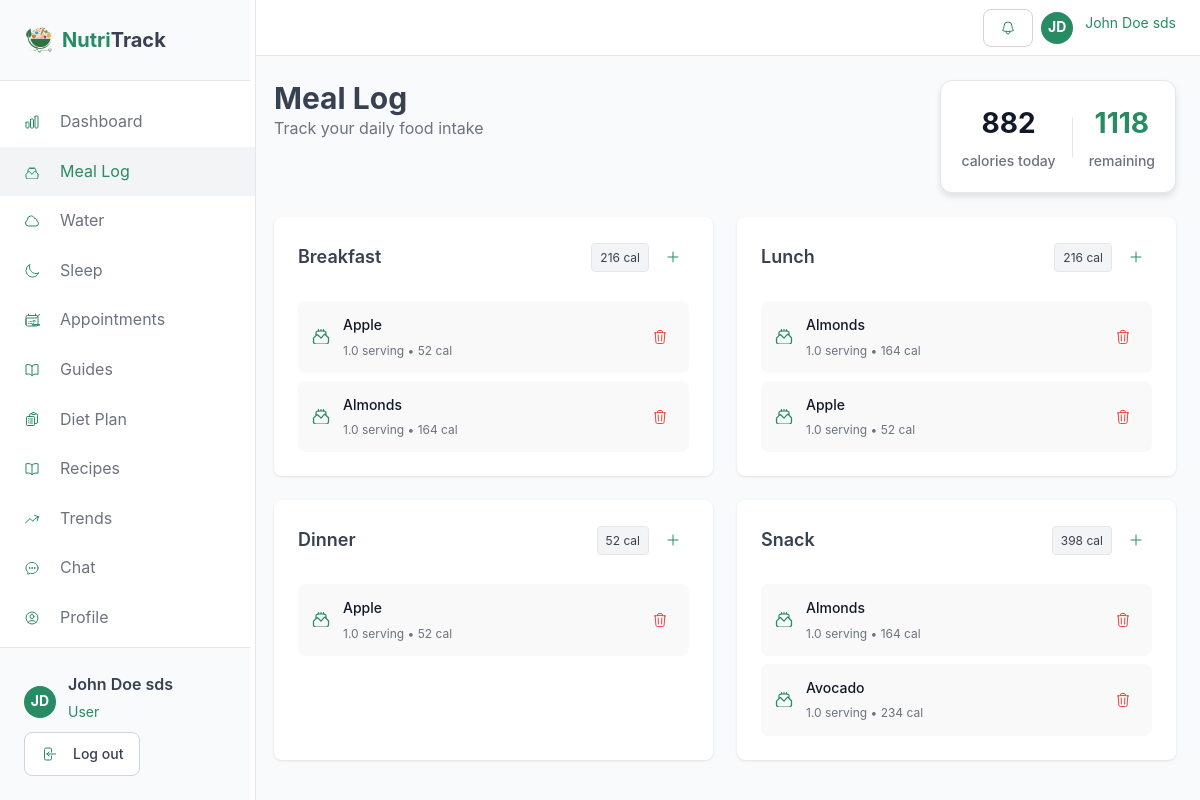
Page /user/meals.php (signed in) on the committed database.
### tables this page shows
CREATE TABLE `users` (
  `id` int(11) NOT NULL,
  `name` varchar(100) NOT NULL,
  `email` varchar(100) NOT NULL,
  `password` varchar(255) NOT NULL,
  `phone` varchar(20) DEFAULT NULL,
  `role` enum('user','nutritionist','admin') NOT NULL DEFAULT 'user',
  `status` enum('active','pending','inactive') NOT NULL DEFAULT 'pending',
  `weight` decimal(5,2) DEFAULT NULL,
  `height` decimal(5,2) DEFAULT NULL,
  `age` int(11) DEFAULT NULL,
  `goal` enum('weight_loss','maintain','gain_weight','build_muscle') DEFAULT NULL,
  `health_conditions` text DEFAULT NULL,
  `specialty` varchar(100) DEFAULT NULL,
  `bio` text DEFAULT NULL,
  `rating` decimal(3,2) DEFAULT NULL,
  `nutritionist_id` int(11) DEFAULT NULL,
  `created_at` timestamp NOT NULL DEFAULT current_timestamp(),
  `updated_at` timestamp NOT NULL DEFAULT current_timestamp() ON UPDATE current_timestamp(),
  `profile_image` varchar(255) DEFAULT NULL
);

CREATE TABLE `diet_plans` (
  `id` int(11) NOT NULL,
  `user_id` int(11) NOT NULL,
  `nutritionist_id` int(11) NOT NULL,
  `name` varchar(100) NOT NULL,
  `description` text DEFAULT NULL,
  `daily_calories` int(11) DEFAULT NULL,
  `protein_goal` int(11) DEFAULT NULL,
  `carbs_goal` int(11) DEFAULT NULL,
  `fat_goal` int(11) DEFAULT NULL,
  `duration_weeks` int(11) DEFAULT NULL,
  `start_date` date DEFAULT NULL,
  `status` enum('active','completed','cancelled') DEFAULT 'active',
  `created_at` timestamp NOT NULL DEFAULT current_timestamp()
);

CREATE TABLE `meal_logs` (
  `id` int(11) NOT NULL,
  `user_id` int(11) NOT NULL,
  `food_id` int(11) NOT NULL,
  `meal_type` enum('breakfast','lunch','dinner','snack') NOT NULL,
  `servings` decimal(3,1) NOT NULL DEFAULT 1.0,
  `log_date` date NOT NULL,
  `created_at` timestamp NOT NULL DEFAULT current_timestamp()
);

CREATE TABLE `foods` (
  `id` int(11) NOT NULL,
  `name` varchar(100) NOT NULL,
  `description` varchar(255) DEFAULT NULL,
  `category_id` int(11) NOT NULL,
  `calories` int(11) NOT NULL DEFAULT 0,
  `protein` decimal(5,2) DEFAULT 0.00,
  `carbs` decimal(5,2) DEFAULT 0.00,
  `fat` decimal(5,2) DEFAULT 0.00,
  `created_at` timestamp NOT NULL DEFAULT current_timestamp()
);

### user/meals.php (the view, shortened to what this page needs)
<?php
require_once '../includes/session.php';
$user = getCurrentUser();
$db = getDB();
$today = date('Y-m-d');
$stmt = $db->prepare("SELECT ml.*, f.name as food_name, f.calories, f.protein, f.carbs, f.fat
                      FROM meal_logs ml
                      JOIN foods f ON ml.food_id = f.id
                      WHERE ml.user_id = ? AND ml.log_date = ?
                      ORDER BY FIELD(ml.meal_type, 'breakfast', 'lunch', 'dinner', 'snack'), ml.created_at");
$stmt->execute([$user['id'], $today]);
$mealLogs = $stmt->fetchAll();
$meals = ['breakfast' => [], 'lunch' => [], 'dinner' => [], 'snack' => []];
$totalCalories = 0;
foreach ($mealLogs as $log) {
    $meals[$log['meal_type']][] = $log;
    $totalCalories += $log['calories'] * $log['servings'];
}
$stmt = $db->prepare("SELECT daily_calories FROM diet_plans WHERE user_id = ? AND status = 'active' ORDER BY created_at DESC LIMIT 1");
$stmt->execute([$user['id']]);
$plan = $stmt->fetch();
$calorieGoal = $plan ? $plan['daily_calories'] : 2000;
function getMealCalories($mealItems) {
    $total = 0;
    foreach ($mealItems as $item) {
        $total += $item['calories'] * $item['servings'];
    }
    return $total;
}
include 'header.php';
?>
<div class="space-y-6">
    <div class="page-header">
        <div>
            <h1 class="text-3xl font-bold">Meal Log</h1>
            <p class="text-muted-foreground">Track your daily food intake</p>
        </div>
        <div class="calories-summary">
            <div class="summary-item">
                <p class="summary-value" id="totalCalories"><?php echo $totalCalories; ?></p>
                <p class="summary-label">calories today</p>
            </div>
            <div class="summary-item">
                <p class="summary-value positive" id="remainingCalories"><?php echo $calorieGoal - $totalCalories; ?></p>
                <p class="summary-label">remaining</p>
            </div>
        </div>
    </div>
    <div class="grid sm:grid-cols-2 gap-6">
        <?php foreach ($meals as $mealType => $items): ?>
            <div class="card">
                <div class="card-header">
                    <div class="meal-header">
                        <h3 class="meal-type"><?php echo ucfirst($mealType); ?></h3>
                        <div class="meal-actions">
                            <span class="meal-calories-badge"><?php echo getMealCalories($items); ?> cal</span>
                            <button class="btn-add-meal" onclick="quickAddMeal('<?php echo $mealType; ?>')">
<svg xmlns="http://www.w3.org/2000/svg" fill="none" viewBox="0 0 24 24" stroke="currentColor" style="width:16px;height:16px;stroke-width:1.5;color:#278b63;">
  <path stroke-linecap="round" stroke-linejoin="round" d="M12 4.5v15m7.5-7.5h-15" />
</svg>
                            </button>
                        </div>
                    </div>
                </div>
                <div class="card-content">
                    <div class="meal-items" id="meal-<?php echo $mealType; ?>">
                        <?php if (empty($items)): ?>
                            <p class="empty-meal">No items logged</p>
                        <?php else: ?>
                            <?php foreach ($items as $item): ?>
                                <div class="logged-meal-item" data-meal-id="<?php echo $item['id']; ?>">
                                    <span class="meal-emoji">
                                    </span>
                                    <div class="logged-meal-details">
                                        <p class="logged-meal-name"><?php echo htmlspecialchars($item['food_name']); ?></p>
                                        <p class="logged-meal-info">
                                            <?php echo $item['servings']; ?> serving<?php echo $item['servings'] > 1 ? 's' : ''; ?> • <?php echo round($item['calories'] * $item['servings']); ?> cal
                                        </p>
                                    </div>
                                    <button class="btn-remove-meal" onclick="deleteMeal(<?php echo $item['id']; ?>, <?php echo round($item['calories'] * $item['servings']); ?>)">
                                    </button>
                                </div>
                            <?php endforeach; ?>
                        <?php endif; ?>
                    </div>
                </div>
            </div>
        <?php endforeach; ?>
    </div>
</div>
<?php include 'footer.php'; ?>

### user/header.php (shortened to what this page needs)
<?php
require_once '../includes/session.php';
$user = getCurrentUser();
?>
<!DOCTYPE html>
<html lang="en">
<head>
    <link rel="stylesheet" href="http://localhost/Health%20DIet/style.css">
</head>
<body>
    <div class="user-layout">
        <aside class="sidebar">
            <div class="sidebar-header">
                <a href="dashboard.php" class="logo">
                    <div style="display:flex; justify-self: center;">
                        <img style="width:30px;height:30px" src="../assets/images/nutritrak_logo-removebg-preview.png" alt="NutriTrack Logo">
                    </div>
                    <span class="logo-text"><span style="color:#278b63;">Nutri</span>Track</span>
                </a>
            </div>
            <nav class="sidebar-nav">
                <a href="dashboard.php" class="<?php echo basename($_SERVER['PHP_SELF']) == 'dashboard.php' ? 'active' : ''; ?>">
 Dashboard
                </a>
                <a href="meals.php" class="<?php echo basename($_SERVER['PHP_SELF']) == 'meals.php' ? 'active' : ''; ?>">
 Meal Log
                </a>
                <a href="water.php" class="<?php echo basename($_SERVER['PHP_SELF']) == 'water.php' ? 'active' : ''; ?>">
 Water
                </a>
                <a href="sleep.php" class="<?php echo basename($_SERVER['PHP_SELF']) == 'sleep.php' ? 'active' : ''; ?>">
 Sleep
                </a>
                <a href="appointments.php" class="<?php echo basename($_SERVER['PHP_SELF']) == 'appointments.php' ? 'active' : ''; ?>">
 Appointments
                </a>
                <a href="guides.php" class="<?php echo basename($_SERVER['PHP_SELF']) == 'guides.php' ? 'active' : ''; ?>">
 Guides
                </a>
                <a href="diet-plan.php" class="<?php echo basename($_SERVER['PHP_SELF']) == 'diet-plan.php' ? 'active' : ''; ?>">
 Diet Plan
                </a>
                <a href="recipes.php" class="<?php echo basename($_SERVER['PHP_SELF']) == 'recipes.php' ? 'active' : ''; ?>">
 Recipes
                </a>
                <a href="trends.php" class="<?php echo basename($_SERVER['PHP_SELF']) == 'trends.php' ? 'active' : ''; ?>">
 Trends
                </a>
                <a href="chat.php" class="<?php echo basename($_SERVER['PHP_SELF']) == 'chat.php' ? 'active' : ''; ?>">
 Chat
                </a>
                <a href="settings.php" class="<?php echo basename($_SERVER['PHP_SELF']) == 'settings.php' ? 'active' : ''; ?>">
 Profile
                </a>
            </nav>
            <div class="sidebar-footer">
                <div class="user-info" onclick="showProfilePopup()" style="cursor: pointer;">
                    <?php echo getUserAvatar($user, '2rem'); ?>
                    <div>
                        <div class="team-name"><?php echo $user['name']; ?></div>
                        <div class="team-role">User</div>
                    </div>
                </div>
                <a href="../landing page/auth.php?logout=1" class="btn btn-outline">
 Log out
                </a>
            </div>
        </aside>
        <div class="main-content">
            <header class="top-bar">
                <div class="header-actions">
                    <div class="user-info" style="position: relative;">
                        <button class="btn btn-outline" onclick="toggleNotifications()" id="notificationBtn">
                        </button>
                    </div>
                    <div class="user-info" onclick="showProfilePopup()" style="cursor: pointer;">
                        <?php echo getUserAvatar($user, '2rem'); ?>
                        <span class="team-role"><?php echo $user['name']; ?></span>
                    </div>
                </div>
            </header>
            <main class="content-area">

### includes/session.php (shortened to what this page needs)
<?php
function getCurrentUser() {
    try {
        $db = getDB();
        $stmt = $db->prepare("SELECT * FROM users WHERE id = ?");
        $stmt->execute([$_SESSION['user_id']]);
        return $stmt->fetch();
    } catch (PDOException $e) {
        error_log("Error fetching user: " . $e->getMessage());
        return null;
    }
}
function getUserInitials($name = null) {
    $name = $name ?: ($_SESSION['user_name'] ?? 'U');
    $parts = explode(' ', $name);
    return strtoupper(substr($parts[0], 0, 1) . (isset($parts[1]) ? substr($parts[1], 0, 1) : ''));
}
function getUserAvatar($user, $size = '2rem', $class = 'user-avatar') {
    if (!empty($user['profile_image']) && file_exists(__DIR__ . '/../' . $user['profile_image'])) {
        return '<img src="../' . htmlspecialchars($user['profile_image']) . '" alt="Profile" class="' . $class . '" style="width: ' . $size . '; height: ' . $size . '; border-radius: 50%; object-fit: cover;">';
    } else {
        return '<div class="' . $class . '" style="width: ' . $size . '; height: ' . $size . ';">' . getUserInitials($user['name']) . '</div>';
    }
}
?>

### rows in the picture
users: name "JD JD", name "John Doe sds"
diet_plans: $calorieGoal-$totalCalories "1118"
meal_logs: food.name "Apple", servings "1.0", $item['calories']*$item['servings'] "52"
meal_logs: food.name "Almonds", servings "1.0", $item['calories']*$item['servings'] "164"
meal_logs: food.name "Almonds", servings "1.0", $item['calories']*$item['servings'] "164"
meal_logs: food.name "Apple", servings "1.0", $item['calories']*$item['servings'] "52"
meal_logs: food.name "Apple", servings "1.0", $item['calories']*$item['servings'] "52"
meal_logs: food.name "Almonds", servings "1.0", $item['calories']*$item['servings'] "164"
meal_logs: food.name "Avocado", servings "1.0", $item['calories']*$item['servings'] "234"

### other values in the picture
$totalCalories "882"
$mealType "Breakfast"
getMealCalories($items) "216"
$mealType "Lunch"
$mealType "Dinner"
getMealCalories($items) "52"
$mealType "Snack"
getMealCalories($items) "398"
